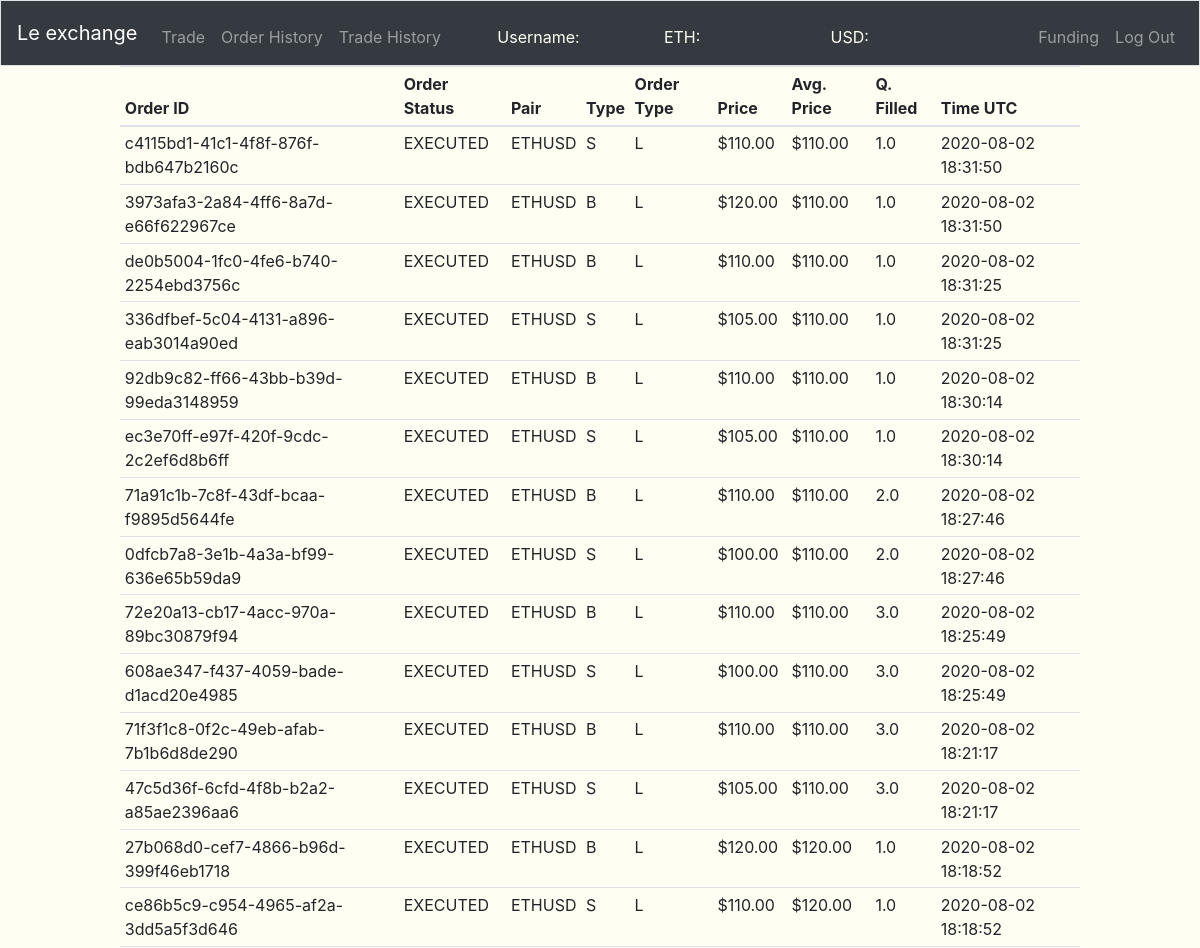
/order-history (signed in, upper part), run on an earlier commit of the app's database.
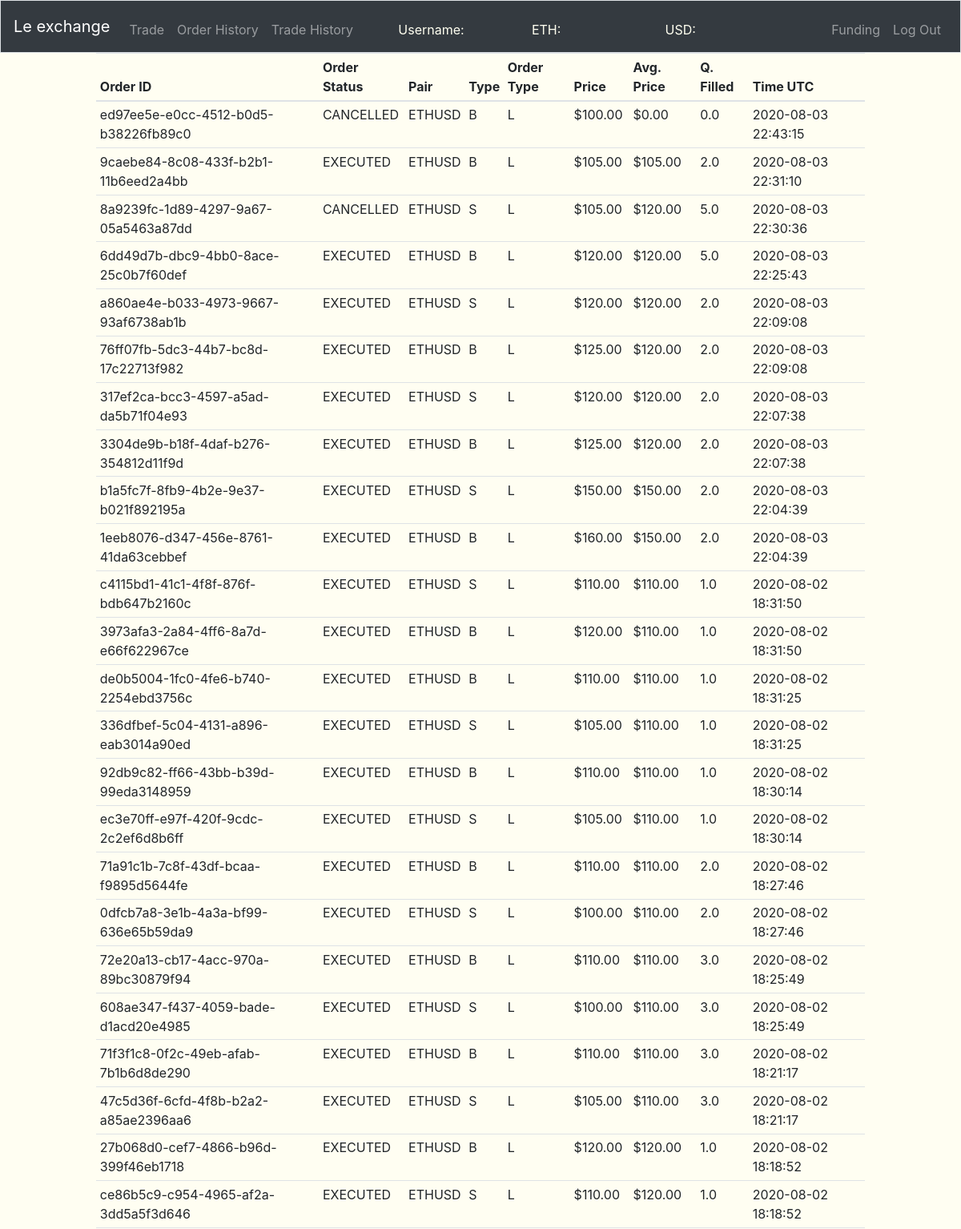
And on a later commit of the database.
### tables this page shows
CREATE TABLE "order_history" (
	"order_id"	VARCHAR(255) NOT NULL,
	"user_id"	INTEGER NOT NULL,
	"pair"	VARCHAR(255) NOT NULL,
	"type"	CHAR(1) NOT NULL,
	"ordertype"	CHAR(1) NOT NULL,
	"price"	REAL NOT NULL,
	"avg_price"	REAL NOT NULL,
	"quantity_filled"	REAL NOT NULL,
	"time"	INTEGER NOT NULL,
	"status"	TEXT NOT NULL,
	PRIMARY KEY("order_id")
);

### views.py (the view)
@app.route('/order-history', methods=["GET"])
@login_required
def order_history():
    order_history = db.execute(
        "SELECT * FROM order_history WHERE user_id = :id ORDER BY time DESC", id=session["user_id"])
    return render_template("history.html", order_history=order_history)

### app.py (called while the page is built)
@app.after_request
def after_request(response):
    response.headers["Cache-Control"] = "no-cache, no-store, must-revalidate"
    response.headers["Expires"] = 0
    response.headers["Pragma"] = "no-cache"
    return response

### helper.py (called while the page is built)
def login_required(f):
    @wraps(f)
    def decorated_function(*args, **kwargs):
        if session.get("user_id") is None:
            return redirect("/login"), 403
        return f(*args, **kwargs)
    return decorated_function

def usd(value):
    return f"${value:,.2f}"

def timeformater(time):
    return datetime.datetime.utcfromtimestamp(time)

### templates/history.html (shortened to what this page needs)
{% extends "layout.html" %}
{% block main %}
<table class="table table-hover table-sm" style="width: 80%; margin-left: auto; margin-right: auto;">
  <thead s>
    <tr>
      <th scope="col">Order ID</th>
      <th scope="col">Order Status</th>
      <th scope="col">Pair</th>
      <th scope="col">Type</th>
      <th scope="col">Order Type</th>
      <th scope="col">Price</th>
      <th scope="col">Avg. Price</th>
      <th scope="col">Q. Filled</th>
      <th scope="col">Time UTC</th>
    </tr>
  </thead>
  <tbody>
    {% for i in order_history %}
      <tr>
        <td>{{i.order_id}}</td>
        <td>{{i.status}}</td>
        <td>{{i.pair}}</td>
        <td>{{i.type}}</td>
        <td>{{i.ordertype}}</td>
        <td>{{i.price|usd}}</td>
        <td>{{i.avg_price|usd}}</td>
        <td>{{i.quantity_filled}}</td>
        <td>{{i.time|timeformater}}</td>
      </tr>
    {% endfor %}
  </tbody>
</table>
{% endblock %}

### templates/layout.html (shortened to what this page needs)
<!DOCTYPE html>
<html lang="en">
    <head>
      <link href="static/styles.css" rel="stylesheet">
      <link rel="stylesheet" href="https://stackpath.bootstrapcdn.com/bootstrap/4.4.1/css/bootstrap.min.css">
    </head>
    <body style="background-color: #fffef2;">
      <nav class="navbar navbar-expand-md navbar-dark bg-dark border">
        <a class="navbar-brand" href="/">Le exchange</a>
        <div class="collapse navbar-collapse" id="navbar">
            {% if session.user_id %}
                <ul class="navbar-nav mr-auto mt-2">
                    <li class="nav-item"><a class="nav-link" href="/trade">Trade</a></li>
                    <li class="nav-item"><a class="nav-link" href="/order-history">Order History</a></li>
                    <li class="nav-item"><a class="nav-link" href="/trade-history">Trade History</a></li>
                </ul>
                <ul class="navbar-nav mr-auto mt-2 container" style="width: 50%;">
                    <li class="nav-item col" style="color: ivory;">Username: <div style="color: rgb(255, 255, 255); font-weight: bold;" id="user_navbar_username"></div></li>
                    <li class="nav-item col" style="color: ivory;">ETH: <div style="color: fuchsia;" id="user_navbar_eth_balance"></div></li>
                    <li class="nav-item col" style="color: ivory;">USD: <div style="color: greenyellow;" id="user_navbar_usd_balance"></div></li>
                </ul>
                <ul class="navbar-nav ml-auto mt-2">
                    <li class="nav-item"><a class="nav-link" href="/funding">Funding</a></li>
                    <li class="nav-item"><a class="nav-link" href="/logout">Log Out</a></li>
                </ul>
            {% else %}
                <ul class="navbar-nav ml-auto mt-2">
                    <li class="nav-item"><a class="nav-link" href="/register">Register</a></li>
                    <li class="nav-item"><a class="nav-link" href="/login">Log In</a></li>
                </ul>
            {% endif %}
        </div>
    </nav>
        {% block main %}{% endblock %}
      </body>
</html>

What changed in the data, as far as the page shows it:
added order_history: order_id "ed97ee5e-e0cc-4512-b0d5-b38226fb89c0", status "CANCELLED", pair "ETHUSD", type "B", ordertype "L", price "$100.00", avg_price "$0.00", quantity_filled "0.0", time "2020-08-03 22:43:15"
added order_history: order_id "9caebe84-8c08-433f-b2b1-11b6eed2a4bb", status "EXECUTED", pair "ETHUSD", type "B", ordertype "L", price "$105.00", avg_price "$105.00", quantity_filled "2.0", time "2020-08-03 22:31:10"
added order_history: order_id "8a9239fc-1d89-4297-9a67-05a5463a87dd", status "CANCELLED", pair "ETHUSD", type "S", ordertype "L", price "$105.00", avg_price "$120.00", quantity_filled "5.0", time "2020-08-03 22:30:36"
added order_history: order_id "6dd49d7b-dbc9-4bb0-8ace-25c0b7f60def", status "EXECUTED", pair "ETHUSD", type "B", ordertype "L", price "$120.00", avg_price "$120.00", quantity_filled "5.0", time "2020-08-03 22:25:43"
added order_history: order_id "a860ae4e-b033-4973-9667-93af6738ab1b", status "EXECUTED", pair "ETHUSD", type "S", ordertype "L", price "$120.00", avg_price "$120.00", quantity_filled "2.0", time "2020-08-03 22:09:08"
added order_history: order_id "76ff07fb-5dc3-44b7-bc8d-17c22713f982", status "EXECUTED", pair "ETHUSD", type "B", ordertype "L", price "$125.00", avg_price "$120.00", quantity_filled "2.0", time "2020-08-03 22:09:08"
added order_history: order_id "317ef2ca-bcc3-4597-a5ad-da5b71f04e93", status "EXECUTED", pair "ETHUSD", type "S", ordertype "L", price "$120.00", avg_price "$120.00", quantity_filled "2.0", time "2020-08-03 22:07:38"
added order_history: order_id "3304de9b-b18f-4daf-b276-354812d11f9d", status "EXECUTED", pair "ETHUSD", type "B", ordertype "L", price "$125.00", avg_price "$120.00", quantity_filled "2.0", time "2020-08-03 22:07:38"
added order_history: order_id "b1a5fc7f-8fb9-4b2e-9e37-b021f892195a", status "EXECUTED", pair "ETHUSD", type "S", ordertype "L", price "$150.00", avg_price "$150.00", quantity_filled "2.0", time "2020-08-03 22:04:39"
added order_history: order_id "1eeb8076-d347-456e-8761-41da63cebbef", status "EXECUTED", pair "ETHUSD", type "B", ordertype "L", price "$160.00", avg_price "$150.00", quantity_filled "2.0", time "2020-08-03 22:04:39"
